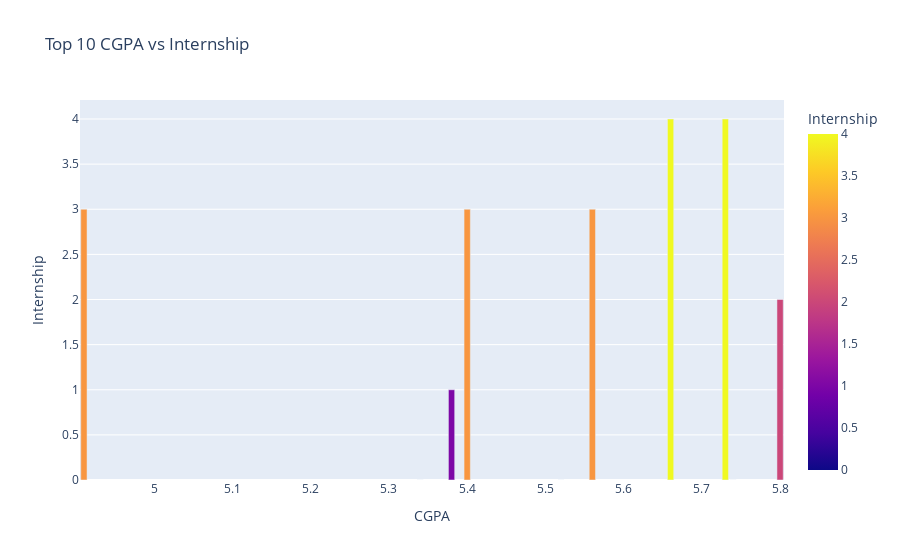

Notebook code cell kept with this figure:
### Code cell
# Top 10 CGPA vs Internship
data = df.groupby('CGPA')['Internships'].mean().reset_index().head(10)
data.columns = ['CGPA', 'Internship']

fig = px.bar(
    data,
    x='CGPA',
    y='Internship',
    color='Internship',
    title='Top 10 CGPA vs Internship'
)
fig.show()

### Figure 1 — Plotly figure (JSON) as saved in the notebook; plotly's stock layout.template omitted (floating-point values rounded to 4 significant figures)
{"data": [{"hovertemplate": "CGPA=%{x}<br>Internship=%{marker.color}<extra></extra>", "legendgroup": "", "marker": {"color": [3.0, 0.0, 1.0, 3.0, 0.0, 3.0, 4.0, 4.0, 0.0, 2.0], "coloraxis": "coloraxis", "pattern": {"shape": ""}}, "name": "", "orientation": "v", "showlegend": false, "textposition": "auto", "type": "bar", "x": [4.91, 5.34, 5.38, 5.4, 5.52, 5.56, 5.66, 5.73, 5.74, 5.8], "xaxis": "x", "y": [3.0, 0.0, 1.0, 3.0, 0.0, 3.0, 4.0, 4.0, 0.0, 2.0], "yaxis": "y"}], "layout": {"barmode": "relative", "coloraxis": {"colorbar": {"title": {"text": "Internship"}}, "colorscale": [[0, "#0d0887"], [0.1111, "#46039f"], [0.2222, "#7201a8"], [0.3333, "#9c179e"], [0.4444, "#bd3786"], [0.5556, "#d8576b"], [0.6667, "#ed7953"], [0.7778, "#fb9f3a"], [0.8889, "#fdca26"], [1, "#f0f921"]]}, "legend": {"tracegroupgap": 0}, "title": {"text": "Top 10 CGPA vs Internship"}, "xaxis": {"anchor": "y", "domain": [0, 1], "title": {"text": "CGPA"}}, "yaxis": {"anchor": "x", "domain": [0, 1], "title": {"text": "Internship"}}}}
